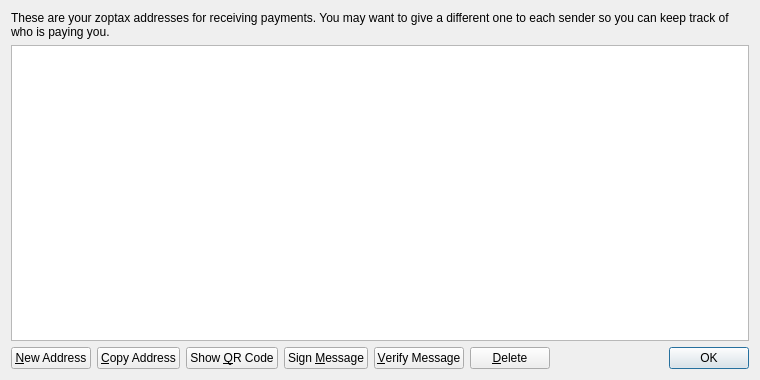
<?xml version="1.0" encoding="UTF-8"?>
<ui version="4.0">
 <class>AddressBookPage</class>
 <widget class="QWidget" name="AddressBookPage">
  <property name="geometry">
   <rect>
    <x>0</x>
    <y>0</y>
    <width>760</width>
    <height>380</height>
   </rect>
  </property>
  <property name="windowTitle">
   <string>Address Book</string>
  </property>
  <layout class="QVBoxLayout" name="verticalLayout">
   <item>
    <widget class="QLabel" name="labelExplanation">
     <property name="text">
      <string>These are your zoptax addresses for receiving payments. You may want to give a different one to each sender so you can keep track of who is paying you.</string>
     </property>
     <property name="textFormat">
      <enum>Qt::PlainText</enum>
     </property>
     <property name="wordWrap">
      <bool>true</bool>
     </property>
    </widget>
   </item>
   <item>
    <widget class="QTableView" name="tableView">
     <property name="contextMenuPolicy">
      <enum>Qt::CustomContextMenu</enum>
     </property>
     <property name="toolTip">
      <string>Double-click to edit address or label</string>
     </property>
     <property name="tabKeyNavigation">
      <bool>false</bool>
     </property>
     <property name="alternatingRowColors">
      <bool>true</bool>
     </property>
     <property name="selectionMode">
      <enum>QAbstractItemView::SingleSelection</enum>
     </property>
     <property name="selectionBehavior">
      <enum>QAbstractItemView::SelectRows</enum>
     </property>
     <property name="sortingEnabled">
      <bool>true</bool>
     </property>
     <attribute name="verticalHeaderVisible">
      <bool>false</bool>
     </attribute>
    </widget>
   </item>
   <item>
    <layout class="QHBoxLayout" name="horizontalLayout">
     <item>
      <widget class="QPushButton" name="newAddressButton">
       <property name="toolTip">
        <string>Create a new address</string>
       </property>
       <property name="text">
        <string>&amp;New Address</string>
       </property>
       <property name="icon">
        <iconset resource="../bitcoin.qrc">
         <normaloff>:/icons/add</normaloff>:/icons/add</iconset>
       </property>
      </widget>
     </item>
     <item>
      <widget class="QPushButton" name="copyToClipboard">
       <property name="toolTip">
        <string>Copy the currently selected address to the system clipboard</string>
       </property>
       <property name="text">
        <string>&amp;Copy Address</string>
       </property>
       <property name="icon">
        <iconset resource="../bitcoin.qrc">
         <normaloff>:/icons/editcopy</normaloff>:/icons/editcopy</iconset>
       </property>
      </widget>
     </item>
     <item>
      <widget class="QPushButton" name="showQRCode">
       <property name="text">
        <string>Show &amp;QR Code</string>
       </property>
       <property name="icon">
        <iconset resource="../bitcoin.qrc">
         <normaloff>:/icons/qrcode</normaloff>:/icons/qrcode</iconset>
       </property>
      </widget>
     </item>
     <item>
      <widget class="QPushButton" name="signMessage">
       <property name="toolTip">
        <string>Sign a message to prove you own a zoptax address</string>
       </property>
       <property name="text">
        <string>Sign &amp;Message</string>
       </property>
       <property name="icon">
        <iconset resource="../bitcoin.qrc">
         <normaloff>:/icons/edit</normaloff>:/icons/edit</iconset>
       </property>
      </widget>
     </item>
     <item>
      <widget class="QPushButton" name="verifyMessage">
       <property name="toolTip">
        <string>Verify a message to ensure it was signed with a specified zoptax address</string>
       </property>
       <property name="text">
        <string>&amp;Verify Message</string>
       </property>
       <property name="icon">
        <iconset resource="../bitcoin.qrc">
         <normaloff>:/icons/transaction_0</normaloff>:/icons/transaction_0</iconset>
       </property>
      </widget>
     </item>
     <item>
      <widget class="QPushButton" name="deleteButton">
       <property name="toolTip">
        <string>Delete the currently selected address from the list</string>
       </property>
       <property name="text">
        <string>&amp;Delete</string>
       </property>
       <property name="icon">
        <iconset resource="../bitcoin.qrc">
         <normaloff>:/icons/remove</normaloff>:/icons/remove</iconset>
       </property>
      </widget>
     </item>
     <item>
      <spacer name="horizontalSpacer">
       <property name="orientation">
        <enum>Qt::Horizontal</enum>
       </property>
       <property name="sizeHint" stdset="0">
        <size>
         <width>40</width>
         <height>20</height>
        </size>
       </property>
      </spacer>
     </item>
     <item>
      <widget class="QDialogButtonBox" name="buttonBox">
       <property name="sizePolicy">
        <sizepolicy hsizetype="Maximum" vsizetype="Fixed">
         <horstretch>0</horstretch>
         <verstretch>0</verstretch>
        </sizepolicy>
       </property>
       <property name="standardButtons">
        <set>QDialogButtonBox::Ok</set>
       </property>
      </widget>
     </item>
    </layout>
   </item>
  </layout>
 </widget>
 <resources>
  <include location="../bitcoin.qrc"/>
 </resources>
 <connections/>
</ui>
